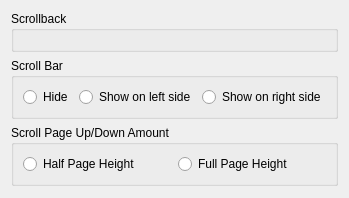
     <widget class="QWidget" name="scrollingTab">
      <attribute name="title">
       <string>Scrolling</string>
      </attribute>
      <layout class="QVBoxLayout">
       <item>
        <widget class="QGroupBox" name="groupBox_6">
         <property name="title">
          <string>Scrollback</string>
         </property>
         <property name="flat">
          <bool>true</bool>
         </property>
         <layout class="QVBoxLayout">
          <item>
           <widget class="Konsole::HistorySizeWidget" name="historySizeWidget" native="true"/>
          </item>
         </layout>
        </widget>
       </item>
       <item>
        <widget class="QGroupBox" name="groupBox_7">
         <property name="title">
          <string>Scroll Bar</string>
         </property>
         <property name="flat">
          <bool>true</bool>
         </property>
         <layout class="QVBoxLayout" name="verticalLayout_3">
          <item>
           <layout class="QHBoxLayout" name="horizontalLayout_8">
            <item>
             <widget class="QRadioButton" name="scrollBarHiddenButton">
              <property name="sizePolicy">
               <sizepolicy hsizetype="Preferred" vsizetype="Fixed">
                <horstretch>0</horstretch>
                <verstretch>0</verstretch>
               </sizepolicy>
              </property>
              <property name="toolTip">
               <string>Hide the scroll bar</string>
              </property>
              <property name="text">
               <string comment="@option:radio Hide the scroll bar">Hide</string>
              </property>
             </widget>
            </item>
            <item>
             <widget class="QRadioButton" name="scrollBarLeftButton">
              <property name="sizePolicy">
               <sizepolicy hsizetype="Preferred" vsizetype="Fixed">
                <horstretch>0</horstretch>
                <verstretch>0</verstretch>
               </sizepolicy>
              </property>
              <property name="toolTip">
               <string>Show the scroll bar on the left side of the terminal window</string>
              </property>
              <property name="text">
               <string>Show on left side</string>
              </property>
             </widget>
            </item>
            <item>
             <widget class="QRadioButton" name="scrollBarRightButton">
              <property name="sizePolicy">
               <sizepolicy hsizetype="Preferred" vsizetype="Fixed">
                <horstretch>0</horstretch>
                <verstretch>0</verstretch>
               </sizepolicy>
              </property>
              <property name="toolTip">
               <string>Show the scroll bar on the right side of the terminal window</string>
              </property>
              <property name="text">
               <string>Show on right side</string>
              </property>
             </widget>
            </item>
           </layout>
          </item>
         </layout>
        </widget>
       </item>
       <item>
        <widget class="QGroupBox" name="groupBox_15">
         <property name="title">
          <string>Scroll Page Up/Down Amount</string>
         </property>
         <property name="flat">
          <bool>true</bool>
         </property>
         <layout class="QGridLayout" name="gridLayout_34">
          <item row="0" column="0">
           <widget class="QRadioButton" name="scrollHalfPage">
            <property name="toolTip">
             <string>Scroll the page the half height of window</string>
            </property>
            <property name="text">
             <string>Half Page Height</string>
            </property>
           </widget>
          </item>
          <item row="0" column="1">
           <widget class="QRadioButton" name="scrollFullPage">
            <property name="toolTip">
             <string>Scroll the page the full height of window</string>
            </property>
            <property name="text">
             <string>Full Page Height</string>
            </property>
           </widget>
          </item>
         </layout>
        </widget>
       </item>
       <item>
        <spacer>
         <property name="orientation">
          <enum>Qt::Vertical</enum>
         </property>
         <property name="sizeHint" stdset="0">
          <size>
           <width>20</width>
           <height>1</height>
          </size>
         </property>
        </spacer>
       </item>
      </layout>
     </widget>
